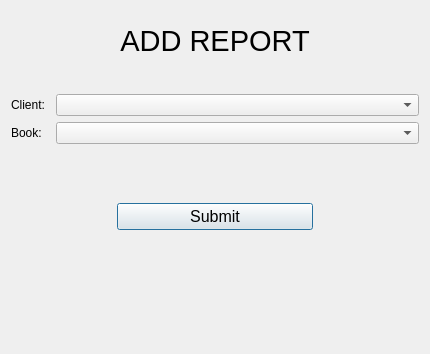
<?xml version="1.0" encoding="UTF-8"?>
<ui version="4.0">
 <class>addReport</class>
 <widget class="QDialog" name="addReport">
  <property name="enabled">
   <bool>true</bool>
  </property>
  <property name="geometry">
   <rect>
    <x>0</x>
    <y>0</y>
    <width>430</width>
    <height>354</height>
   </rect>
  </property>
  <property name="windowTitle">
   <string>Dialog</string>
  </property>
  <layout class="QGridLayout" name="gridLayout">
   <item row="2" column="1" colspan="3">
    <layout class="QGridLayout" name="gridLayout_2">
     <item row="2" column="1">
      <spacer name="horizontalSpacer_4">
       <property name="orientation">
        <enum>Qt::Orientation::Horizontal</enum>
       </property>
       <property name="sizeType">
        <enum>QSizePolicy::Policy::Fixed</enum>
       </property>
       <property name="sizeHint" stdset="0">
        <size>
         <width>5</width>
         <height>20</height>
        </size>
       </property>
      </spacer>
     </item>
     <item row="1" column="1">
      <spacer name="horizontalSpacer">
       <property name="orientation">
        <enum>Qt::Orientation::Horizontal</enum>
       </property>
       <property name="sizeType">
        <enum>QSizePolicy::Policy::Fixed</enum>
       </property>
       <property name="sizeHint" stdset="0">
        <size>
         <width>5</width>
         <height>20</height>
        </size>
       </property>
      </spacer>
     </item>
     <item row="1" column="0">
      <widget class="QLabel" name="label_2">
       <property name="sizePolicy">
        <sizepolicy hsizetype="Fixed" vsizetype="Maximum">
         <horstretch>0</horstretch>
         <verstretch>0</verstretch>
        </sizepolicy>
       </property>
       <property name="text">
        <string>Client:</string>
       </property>
      </widget>
     </item>
     <item row="2" column="0">
      <widget class="QLabel" name="label_3">
       <property name="text">
        <string>Book:</string>
       </property>
      </widget>
     </item>
     <item row="1" column="2" colspan="2">
      <widget class="QComboBox" name="clientsComboBox"/>
     </item>
     <item row="2" column="2" colspan="2">
      <widget class="QComboBox" name="booksComboBox"/>
     </item>
    </layout>
   </item>
   <item row="5" column="2">
    <widget class="QPushButton" name="addReportButton">
     <property name="sizePolicy">
      <sizepolicy hsizetype="Expanding" vsizetype="Fixed">
       <horstretch>0</horstretch>
       <verstretch>0</verstretch>
      </sizepolicy>
     </property>
     <property name="font">
      <font>
       <pointsize>12</pointsize>
      </font>
     </property>
     <property name="text">
      <string>Submit</string>
     </property>
    </widget>
   </item>
   <item row="4" column="2">
    <spacer name="verticalSpacer_4">
     <property name="orientation">
      <enum>Qt::Orientation::Vertical</enum>
     </property>
     <property name="sizeType">
      <enum>QSizePolicy::Policy::Minimum</enum>
     </property>
     <property name="sizeHint" stdset="0">
      <size>
       <width>20</width>
       <height>40</height>
      </size>
     </property>
    </spacer>
   </item>
   <item row="0" column="2">
    <widget class="QLabel" name="label">
     <property name="sizePolicy">
      <sizepolicy hsizetype="Preferred" vsizetype="Fixed">
       <horstretch>0</horstretch>
       <verstretch>0</verstretch>
      </sizepolicy>
     </property>
     <property name="text">
      <string>&lt;html&gt;&lt;head/&gt;&lt;body&gt;&lt;p align=&quot;center&quot;&gt;&lt;span style=&quot; font-size:22pt;&quot;&gt;ADD REPORT&lt;/span&gt;&lt;/p&gt;&lt;/body&gt;&lt;/html&gt;</string>
     </property>
    </widget>
   </item>
   <item row="5" column="3">
    <spacer name="horizontalSpacer_3">
     <property name="orientation">
      <enum>Qt::Orientation::Horizontal</enum>
     </property>
     <property name="sizeType">
      <enum>QSizePolicy::Policy::Fixed</enum>
     </property>
     <property name="sizeHint" stdset="0">
      <size>
       <width>100</width>
       <height>20</height>
      </size>
     </property>
    </spacer>
   </item>
   <item row="1" column="1" colspan="3">
    <spacer name="verticalSpacer">
     <property name="orientation">
      <enum>Qt::Orientation::Vertical</enum>
     </property>
     <property name="sizeType">
      <enum>QSizePolicy::Policy::Fixed</enum>
     </property>
     <property name="sizeHint" stdset="0">
      <size>
       <width>388</width>
       <height>17</height>
      </size>
     </property>
    </spacer>
   </item>
   <item row="5" column="1">
    <spacer name="horizontalSpacer_2">
     <property name="orientation">
      <enum>Qt::Orientation::Horizontal</enum>
     </property>
     <property name="sizeType">
      <enum>QSizePolicy::Policy::Fixed</enum>
     </property>
     <property name="sizeHint" stdset="0">
      <size>
       <width>100</width>
       <height>20</height>
      </size>
     </property>
    </spacer>
   </item>
   <item row="6" column="2">
    <spacer name="verticalSpacer_2">
     <property name="orientation">
      <enum>Qt::Orientation::Vertical</enum>
     </property>
     <property name="sizeType">
      <enum>QSizePolicy::Policy::Fixed</enum>
     </property>
     <property name="sizeHint" stdset="0">
      <size>
       <width>20</width>
       <height>100</height>
      </size>
     </property>
    </spacer>
   </item>
  </layout>
 </widget>
 <resources/>
 <connections/>
</ui>
